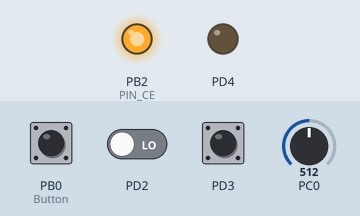
A program run on a simulated ATmega328P, built with avr-gcc and emulated at 8 MHz. Parts: output pins drawn as LEDs (lit = HIGH). Inputs (shaded band) come from the test bench; at power-on: PB0 (Button) HIGH, PC0 = 512, PD2 LOW, PD3 HIGH. Pins used as bus, display or sensor lines are not drawn; what the program prints to the serial monitor is not drawn.

Above: at 1.2 s.
1.3 s: PB0 (Button) pulled LOW for 0.15 s
Timing chart, 0 to 4.3 s (numbered marks = the images above; inputs shaded):
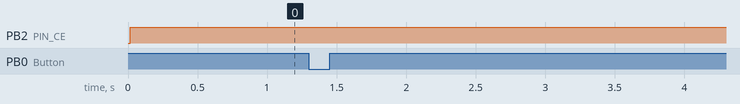

The program:

main.c
```c
// Triac output = PD4
// Zero-cross interrupt PD2
// Button GND --> PB0
// Potentimeter--> ADC0

// Defined in makefile!
//#define F_CPU 1000000UL  // 1MHz internal clock
//#define F_CPU 8000000UL  // 8MHz internal clock
//#define fullOn 10
//#define fullOff 246

#include <avr/io.h>
#include <avr/interrupt.h>
#include <stdio.h>
#include <util/delay.h>

#include "radio/spi.h"
#include "radio/debug.h"
#include "radio/dll.h"
#include "radio/delay_wrapper.h"

//#include <avr/cpufunc.h>

#define DLL_ADDRESS 0x30

#include "table.h"

static inline void initADC0(void) {
	ADCSRA |= (1 << ADEN); /* enable ADC */
	ADMUX |= (1 << REFS0); /* reference voltage on AVCC */
	ADCSRA |= (1 << ADPS1) | (1 << ADPS0); /* ADC clock prescaler /8 */

	DIDR0 |= (1 << ADC0D); //0x01; //Data Input Disable Register, Disconnects DI
}

static uint16_t dimtime; //static

ISR (INT0_vect) {
	TCNT1 = 0;
	OCR1A = dimtime;
	TIMSK1 |= (1 << OCIE1A); // Enable timer interrupt
}

ISR(TIMER1_COMPA_vect) {
	TIFR1 |= (1 << ICF1); // Clear interrupts
	TIMSK1 &= ~(1 << OCIE1A); // Disable timer interrupt

	PORTD |= (1 << PD4); // Fire triac
	// Wait 10 us, busy wait
	// 1 MHz
	//_delay_loop_2(1); //four cpu cycles
	//_delay_loop_1(2), //six cpu cycles

	// 8 MHz
	_delay_loop_2(20); //80 cpu cycles

	PORTD &= ~(1 << PD4); // Stop triac
}

int main(void) {
	uint16_t value;
	uint8_t dll_ret;
	uint8_t buffer[DLL_MAX_PACKET_LEN];
	uint8_t length;

	DEBUG_init();
	DEBUG_message((uint8_t *) "debug init done\n", 16);

	spi_init();
	DEBUG_message((uint8_t *) "spi init done\n", 14);

	dll_ret = DLL_init(DLL_ADDRESS, 15, 21, 0);
	if (dll_ret != 0) {
		DEBUG_message((uint8_t *) "dll init failed:", 16);
		DEBUG_number_hex(dll_ret);
		DEBUG_newline();
	} else {
		DEBUG_message((uint8_t *) "DLL init done\n", 14);
	}

	DDRD |= (1 << PD4);      //PD4 = Output(Triac), the rest is input //0x10
	initADC0();

	EICRA |= ((1 << ISC01) | (1 << ISC00)); // set INT0 to trigger on RISING edge
	EIMSK |= (1 << INT0);     // Turns on INT0

	DDRB &= ~(0b00000001); // makes double-sure we're in input mode on PB0
	PORTB |= (0b00000001); // enables pull-up resistor on PB0
						   // Write to PORTx for setting pull-ups
						   // Read from PINx to know if pressed

	//Timer interrupt
	//TCCR1B |= (1 << CS10); // Use system clock without prescaling // 1 MHZ
	TCCR1B |= (1 << CS11); // 8 Mhz
	TIFR1 |= (1 << ICF1); // Clear interrupts

	// turn on interrupts
	sei();


	value = 220;
	while (1)                         // infinite main loop
	{
		if ((PINB & (1 << 0)) == 0) { // Button pressed

			ADCSRA |= (1 << ADSC); // start ADC conversion
			loop_until_bit_is_clear(ADCSRA, ADSC); // wait until done
			value = (ADC / 4); // read ADC in
			DEBUG_byte('b');
			DEBUG_number(value);
			DEBUG_newline();
		}

		if (DLL_receive(buffer, &length)) {
			if (length == 2) {
				value = *((uint16_t*) buffer) / 4;
			}

			DEBUG_message(buffer, length);
			DEBUG_newline();
			DEBUG_byte('r');
			DEBUG_number(value);
			DEBUG_newline();
		}


		_delay_ms(50);        // wait 50ms between cycles
		dimtime = lookup[255-value]; // TODO: Fix the order we send stuff in!

	}

}
```

debug.c
```c
#ifdef AVR

#include <avr/io.h>
#include "debug.h"

#define DEBUG_BAUDRATE 19200UL
#define DEBUG_BAUDREGISTER ((F_CPU + DEBUG_BAUDRATE * 8 ) / (DEBUG_BAUDRATE * 16) - 1)


#ifdef __AVR_ATmega8__
#define WHILE_NOT_SENT		while (!( UCSRA & (1 << UDRE))) { }
#define SEND_REGISTER		UDR
#elif __AVR_ATmega328__ || __AVR_ATmega328P__ || __AVR_ATmega1284P__
#define WHILE_NOT_SENT		while (!( UCSR0A & (1 << UDRE0))) { }
#define SEND_REGISTER		UDR0
#else
#error PLATFORM NOT SUPPORTED
#endif

/* Supress some LINT warnings */
/*@-boolops -type -predboolint -exportlocal@*/

#ifdef __AVR_ATmega8__
void DEBUG_init() {
	UBRRH = DEBUG_BAUDREGISTER >> 8;
	UBRRL = DEBUG_BAUDREGISTER & 0xFF;

	// Enable transmitter
	UCSRB = (1 << TXEN);

	// 8data, 1stop bit
	UCSRC = (1 << URSEL) | ( 1 << UCSZ1) | (1 << UCSZ0);
}
#elif __AVR_ATmega328__ || __AVR_ATmega328P__ || __AVR_ATmega1284P__
void DEBUG_init() {
	UBRR0H = DEBUG_BAUDREGISTER >> 8;
	UBRR0L = DEBUG_BAUDREGISTER & 0xFF;

	// Enable transmitter
	UCSR0B = (1 << TXEN0);

	// 8data, 1stop bit
	UCSR0C = ( 1 << UCSZ01) | (1 << UCSZ00);
}
#endif


void DEBUG_byte(uint8_t data) {
	WHILE_NOT_SENT;
	SEND_REGISTER = data;
}


void DEBUG_newline() {
	DEBUG_byte('\n');
}

void DEBUG_message(uint8_t * msg, uint8_t len) {
	while (len) {
		DEBUG_byte(*msg);
		++msg;
		--len;
	}
}

void DEBUG_number(uint16_t u) {
	uint8_t tmp = 0;
	WHILE_NOT_SENT;
	tmp = u / 10000;
	if (tmp != 0)
		SEND_REGISTER = tmp + '0';

	WHILE_NOT_SENT;
	tmp = ((u / 1000) % 10);
	if (tmp != 0)
		SEND_REGISTER = tmp + '0';

	WHILE_NOT_SENT;
	SEND_REGISTER = ((u / 100) % 10)  + '0';

	WHILE_NOT_SENT;
	SEND_REGISTER = ((u / 10) % 10)  + '0';

	WHILE_NOT_SENT;
	SEND_REGISTER = (u % 10)  + '0';
}

void DEBUG_number_signed(int16_t s) {
	if (0x8000 | s) {
		WHILE_NOT_SENT;
		SEND_REGISTER = '-';
		s = ~s;
		s += 1;
	}
	DEBUG_number(s);
}

void DEBUG_number_hex(uint8_t u) {
	uint8_t hex;
	WHILE_NOT_SENT;
	SEND_REGISTER = '0';
	WHILE_NOT_SENT;
	SEND_REGISTER = 'x';

	hex = u / 16;
	if (hex < 10) {
		WHILE_NOT_SENT;
		SEND_REGISTER = hex + '0';
	}
	else {
		WHILE_NOT_SENT;
		SEND_REGISTER = hex - 10 + 'A';
	}
	hex = u % 16;
	if (hex < 10) {
		WHILE_NOT_SENT;
		SEND_REGISTER = hex + '0';
	}
	else {
		WHILE_NOT_SENT;
		SEND_REGISTER = hex - 10 + 'A';
	}
}

#endif
```

debug.h
```c
#ifndef DEBUG_H_
#define DEBUG_H_

#include <inttypes.h>
#include <string.h>

/* Supress false warning from splint */
/*@ -exportlocal @*/
void DEBUG_init(void);
void DEBUG_newline(void);
void DEBUG_byte(uint8_t data);
void DEBUG_message(uint8_t * msg, uint8_t len);
void DEBUG_number(uint16_t u);
void DEBUG_number_signed(int16_t s);
void DEBUG_number_hex(uint8_t u);

#define DEBUG_puts(x) do { DEBUG_message((uint8_t *)(x), (uint8_t)strlen(x));} while (0==1)

#define STRINGIFY(x) #x
#define TOSTRING(x) STRINGIFY(x)
#define HERE __FILE__ ":" TOSTRING(__LINE__)
/* Use: DEBUG_puts(HERE) to output file and line number */

#endif
```

delay_wrapper.c
```c
#ifdef AVR

#include <avr/io.h>
#include <util/delay.h>

#include "delay_wrapper.h"

void delay(uint16_t ms) {
	while (ms > 0) {
		_delay_ms(1);
		--ms;
	}
}

void delay_us(uint16_t us) {
	while (us > 0) {
		_delay_us(1);
		--us;
	}
}

#endif
```

delay_wrapper.h
```c
#ifndef DELAY_WRAPPER_H_
#define DELAY_WRAPPER_H_

#include <inttypes.h>


#ifdef AVR
/**
 * Waits for ms milliseconds. BUSY WAITING!
 * @param ms milliseconds
 */
void delay(uint16_t ms);
#endif

/**
 * Waits for us microseconds. BUSY WAITING!
 * @param us microseconds
 */
void delay_us(uint16_t us);

#endif
```

dll.h
```c
/*
 * dll.h
 *
 *  Created on: 10.02.2014
 *      Author: robin
 */

#ifndef DLL_H_
#define DLL_H_

#include <stdint.h>

/************************** DLL CONFIG ****************************/
// options
#define DLL_BROADCAST_ADDRESS 	0xFF
#define DLL_SEND_TIMEOUT_MS		10 /**< Maximal timeout on send for receiving an ACK */

#define DLL_HARDWARE_RFM70      1
#define DLL_HARDWARE_NRF24L01P  2

// use either DLL_HARDWARE_RFM70 or DLL_HARDWARE_NRF24L01P
//#define DLL_HARDWARE            DLL_HARDWARE_RFM70
#define DLL_HARDWARE            DLL_HARDWARE_NRF24L01P

#ifndef DLL_HARDWARE
#error no DLL hardware specified
#endif


// controller specific stuff
#ifdef __ARM_ARCH_6__
#include <wiringPi.h>
#define IRQ_INPUT 					pinMode(5, INPUT)
#define IRQ_PULLUP  				pullUpDnControl(5, PUD_UP)
#define CE_OUTPUT 					pinMode(6, OUTPUT)
#define CE_SET 						digitalWrite(6, HIGH)
#define CE_CLR 						digitalWrite(6, LOW)
#define DLL_ENABLE_INTERRUPT 		wiringPiISR(5, INT_EDGE_FALLING, DLL_interrupt)

// SPI
#define DLL_SPI_CHANNEL			0
#define CSN_OUTPUT						// dummy
#define CSN_SET							// dummy

#elif AVR
#include <avr/io.h>
#include <avr/interrupt.h>

#ifdef __AVR_ATmega1284P__

#define PIN_CSN		PB0
#define PIN_CE		PB1

#define IRQ_INPUT
#define CE_OUTPUT					DDRB |= (1 << PIN_CE)
#define CE_SET 						PORTB |= (1 << PIN_CE)
#define CE_CLR 						PORTB &= ~(1 << PIN_CE)

#define DLL_ENABLE_INTERRUPT		EICRA |= (1 << ISC11); EIMSK |= (1 << INT1)
#define DLL_INTERRUPT_VECT 		    INT1_vect


#define CSN_OUTPUT					DDRB |= (1 << PIN_CSN)
#define CSN_SET 					PORTB |= (1 << PIN_CSN)
#define CSN_CLR 					PORTB &= ~(1 << PIN_CSN)

#elif __AVR_ATmega8__

#define PIN_CSN		PB1
#define PIN_CE 		PB2

#define IRQ_INPUT
#define CE_OUTPUT					DDRB |= (1 << PIN_CE)
#define CE_SET 						PORTB |= (1 << PIN_CE)
#define CE_CLR 						PORTB &= ~(1 << PIN_CE)


#define DLL_ENABLE_INTERRUPT		MCUCR |= (1 << ISC01); GICR |= (1 << INT0)
#define DLL_INTERRUPT_VECT 		    INT0_vect

// SPI
#define CSN_OUTPUT					DDRB |= (1 << PIN_CSN)
#define CSN_SET 					PORTB |= (1 << PIN_CSN)
#define CSN_CLR 					PORTB &= ~(1 << PIN_CSN)


#elif defined(__AVR_ATmega328__) || defined(__AVR_ATmega328P__)

#define PIN_CSN		PB1
#define PIN_CE 		PB2

#define IRQ_INPUT
#define CE_OUTPUT					DDRB |= (1 << PIN_CE)
#define CE_SET 						PORTB |= (1 << PIN_CE)
#define CE_CLR 						PORTB &= ~(1 << PIN_CE)

#define DLL_INIT_INTERRUPT			EICRA |= (1 << ISC11); EIMSK |= (1 << INT1)
#define DLL_ENABLE_INTERRUPT		EIMSK |= (1 << INT1)
#define DLL_DISABLE_INTERRUPT		EIMSK &= ~(1 << INT1)
#define DLL_INTERRUPT_VECT 		    INT1_vect

// SPI
#define CSN_OUTPUT					DDRB |= (1 << PIN_CSN)
#define CSN_SET 					PORTB |= (1 << PIN_CSN)
#define CSN_CLR 					PORTB &= ~(1 << PIN_CSN)


#else
#error NOT DEFINED PLATFORM
#endif

#else
#error NOT DEFINED PLATFORM
#endif


/************************** DLL DEFINITIONS ************************/
#define DLL_MAX_PACKET_LEN 			0x20 /**< max packet length is 32 */

typedef enum {
	/** send data and request an ACK */
	DLL_SEND_TYPE_ACK 			= 0xA0,
	/** send data without requesting an ACK */
	DLL_SEND_TYPE_NO_ACK 		= 0xB0
} dll_send_type;


/** indicator how many packets are left on the module */
extern volatile uint8_t DLL_irq_rx_counter;


/************************ DLL FUNCTIONS **************************/

/**
 * Initial the Date Link Layer hardware. SPI have to be initialized before calling this function.
 *
 * @param address address of this module
 * @param auto_retransmission_count number of retries on failure: 0..15
 * @param rf_channel channel for communication: 0..127
 * @param air_data_rate 0: 1Mbps; 1: 2Mbps; 2: 250kbps (250kpbs not supported by RFM70)
 * @return 0: successful; otherwise error code
 */
uint8_t DLL_init(uint8_t address, uint8_t auto_retransmission_count, uint8_t rf_channel, uint8_t air_data_rate);

/**
 * Sends packet of the given length to receiver_address.
 *
 * @param type DLL_SEND_TYPE_ACK or DLL_SEND_TYPE_NO_ACK
 * @param receiver_address address of the receiver
 * @param data data to be send
 * @param length number of bytes to be send, maximum DLL_MAX_PACKET_LEN
 * @return 1: successfully sent; 0 otherwise. For DLL_SEND_TYPE_NO_ACK you will get
 * every time 1.
 */
uint8_t DLL_send(dll_send_type type, uint8_t receiver_address, uint8_t * data, uint8_t length);

/**
 * Try to receive data. It is required to use a buffer of length DLL_MAX_PACKET_LEN.
 *
 * @param buffer packet content
 * @param length number of bytes received
 * @return return: 0: nothing received; otherwise received a packet
 */
uint8_t DLL_receive(/*@out@*/ uint8_t * buffer, /*@out@*/ uint8_t * length);

/**
 * Store data in the data pipes of the radio module. When the module sends an ACK
 * the content of the data pipe will also transmitted as part of the ACK packet.
 * This only works if the receiving address is equal with the address, which the
 * DLL_init function was called with.
 * The data will only transmitted once.
 *
 * @param buffer data to be transmitted with the next ACK
 * @param length length of the buffer
 */
void DLL_ACK_payload(uint8_t * buffer, uint8_t length);

/**
 * Waiting on an incoming packet, with the timeout value timeout_ms in milliseconds.
 * WARNING: NOT RELIABLE FUNCTION, use DLL_receive to be sure that no packet is available.
 * Hint: Use this function due to the reliability with low timeout_ms values like 100-500, otherwise
 * use DLL_receive more often.
 *
 * @param timeout_ms timeout in milliseconds
 */
void DLL_wait_on_rx(uint16_t timeout_ms);

/**
 * Drive the DLL into or out of the standby mode to save energy.
 * @param activate 0: go to standby mode; otherwise go in active receiving mode.
 */
void DLL_standby(uint8_t activate);

/**
 * Print all registers via DEBUG interface for debug purpose.
 */
void DLL_print(void);


#endif /* DLL_H_ */
```

spi.c
```c
#ifdef AVR

#include <avr/interrupt.h>
#include "spi.h"


void spi_init() {
	// input: miso -> set pullup
	PORTB |= (1 << PIN_MISO);

	// output: mosi, sck
	DDRB |= (1 << PIN_MOSI) | (1 << PIN_SCK)
#ifdef __AVR_ATmega1284P__
		| (1 << PB4) // SS as output
#elif  __AVR_ATmega328__ | __AVR_ATmega328P__
		| (1 << PB2) // SS as output
#endif
	;

	// Enable SPI, Master, set clock rate fck/4
	SPCR = (1 << SPE) | (1 << MSTR);
}


uint8_t spi_read_write(uint8_t value) {
	SPDR = value;
	while (!(SPSR & (1 << SPIF))) {}
	return SPDR;
}

#endif
```

spi.h
```c
#ifndef SPI_H_
#define SPI_H_

#include <avr/io.h>

#if defined(__AVR_ATmega8__) || defined(__AVR_ATmega328__) || defined(__AVR_ATmega328P__)
#define PIN_MOSI	PB3
#define PIN_MISO 	PB4
#define PIN_SCK		PB5

#elif __AVR_ATmega1284P__
#define PIN_MOSI	PB5
#define PIN_MISO 	PB6
#define PIN_SCK		PB7

#else
#error PLATFORM NOT SUPPORTED
#endif


/**
 * Initialize SPI: Set port direction and enable SPI module.
 */
void spi_init(void);

/**
 * Reads and writes one byte from/to SPI port.
 *
 * @param value value to write over SPI
 * @return read value
 */
uint8_t spi_read_write(uint8_t value);


#endif
```

table.c
```c
/* Generated by generateTable.py */
#include "table.h"
uint16_t lookup[256] = (uint16_t[]) {
     9980,   9470,   9464,   9459,   9454,   9448,   9443,   9437,
     9432,   9426,   9421,   9415,   9409,   9403,   9397,   9391,
     9385,   9379,   9373,   9367,   9361,   9355,   9348,   9342,
     9335,   9329,   9322,   9315,   9309,   9302,   9295,   9288,
     9281,   9274,   9267,   9260,   9252,   9245,   9237,   9230,
     9222,   9215,   9207,   9199,   9191,   9183,   9175,   9167,
     9159,   9150,   9142,   9133,   9125,   9116,   9107,   9099,
     9090,   9081,   9072,   9062,   9053,   9044,   9034,   9025,
     9015,   9005,   8995,   8985,   8975,   8965,   8955,   8945,
     8934,   8924,   8913,   8902,   8891,   8880,   8869,   8858,
     8847,   8835,   8823,   8812,   8800,   8788,   8776,   8764,
     8751,   8739,   8726,   8714,   8701,   8688,   8675,   8662,
     8648,   8635,   8621,   8607,   8594,   8580,   8565,   8551,
     8536,   8522,   8507,   8492,   8477,   8462,   8446,   8431,
     8415,   8399,   8383,   8367,   8350,   8334,   8317,   8300,
     8283,   8266,   8248,   8230,   8213,   8194,   8176,   8158,
     8139,   8120,   8101,   8082,   8063,   8043,   8023,   8003,
     7983,   7962,   7941,   7920,   7899,   7878,   7856,   7834,
     7812,   7790,   7767,   7744,   7721,   7697,   7674,   7650,
     7625,   7601,   7576,   7551,   7526,   7500,   7474,   7448,
     7421,   7395,   7367,   7340,   7312,   7284,   7255,   7227,
     7197,   7168,   7138,   7108,   7077,   7046,   7015,   6983,
     6951,   6919,   6886,   6852,   6818,   6784,   6750,   6714,
     6679,   6643,   6606,   6569,   6532,   6494,   6455,   6416,
     6377,   6337,   6296,   6255,   6213,   6170,   6127,   6084,
     6039,   5994,   5949,   5902,   5855,   5807,   5759,   5710,
     5659,   5608,   5557,   5504,   5450,   5396,   5340,   5284,
     5227,   5168,   5108,   5048,   4986,   4922,   4858,   4792,
     4725,   4656,   4586,   4514,   4441,   4366,   4289,   4210,
     4129,   4045,   3960,   3872,   3781,   3687,   3590,   3490,
     3386,   3278,   3166,   3049,   2926,   2797,   2661,   2516,
     2361,   2195,   2013,   1812,   1585,   1316,    974,    399
};
```

table.h
```c
#ifndef TABLE_H
#define TABLE_H
#include <avr/io.h>
extern uint16_t lookup[256];
#endif /*TABLE_H*/
```

Source omitted: dll.c (18714 bytes)

Measured:
- after the input at 1.3 s, every drawn part: stays the same
